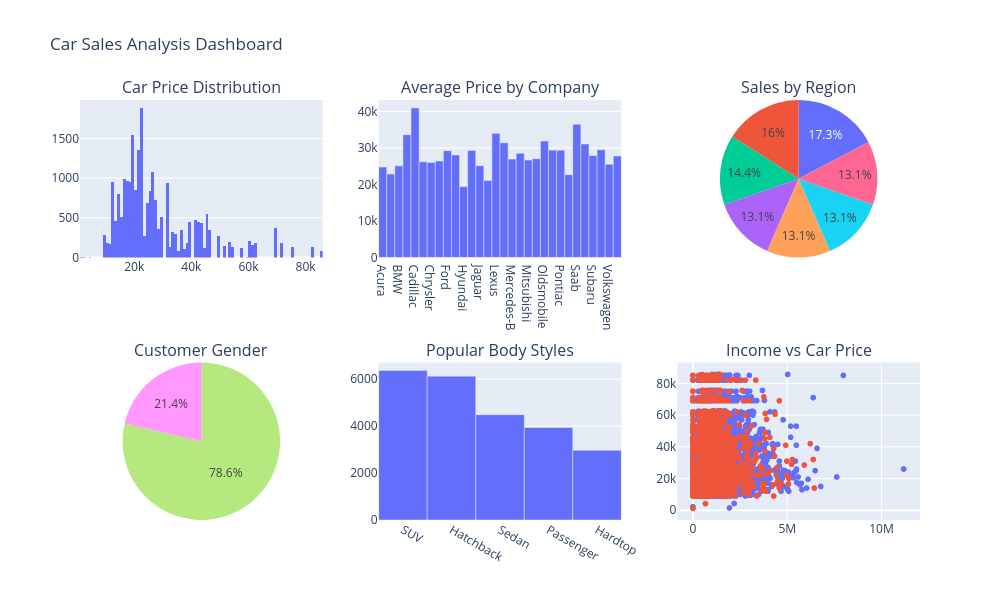

The code cell stored with this chart in its notebook:
### Markdown cell above
## 2.6 Dashboard Showing 6 Visuals

### Code cell
from plotly.subplots import make_subplots
import plotly.express as px

# Create dashboard layout
dashboard = make_subplots(
    rows=2,
    cols=3,
    specs=[
        [{"type":"xy"}, {"type":"xy"}, {"type":"domain"}],
        [{"type":"domain"}, {"type":"xy"}, {"type":"xy"}]
    ],
    subplot_titles=[
        "Car Price Distribution",
        "Average Price by Company",
        "Sales by Region",
        "Customer Gender",
        "Popular Body Styles",
        "Income vs Car Price"
    ]
)

# 1. Price Distribution (Histogram)
fig1 = px.histogram(df, x="Price ($)")

for trace in fig1.data:
    dashboard.add_trace(trace, row=1, col=1)


# 2. Average Price by Company (Bar)
company_price = df.groupby("Company")["Price ($)"].mean().reset_index()

fig2 = px.bar(
    company_price,
    x="Company",
    y="Price ($)"
)

for trace in fig2.data:
    dashboard.add_trace(trace, row=1, col=2)


# 3. Sales by Region (Pie)
fig3 = px.pie(
    df,
    names="Dealer_Region"
)

for trace in fig3.data:
    dashboard.add_trace(trace, row=1, col=3)


# 4. Customer Gender (Pie)
fig4 = px.pie(
    df,
    names="Gender"
)

for trace in fig4.data:
    dashboard.add_trace(trace, row=2, col=1)


# 5. Popular Body Styles (Bar)
body = df["Body Style"].value_counts().reset_index()
body.columns = ["Body Style", "Count"]

fig5 = px.bar(
    body,
    x="Body Style",
    y="Count"
)

for trace in fig5.data:
    dashboard.add_trace(trace, row=2, col=2)


# 6. Annual Income vs Price (Scatter)
fig6 = px.scatter(
    df,
    x="Annual Income",
    y="Price ($)",
    color="Gender"
)

for trace in fig6.data:
    dashboard.add_trace(trace, row=2, col=3)


# Dashboard settings
dashboard.update_layout(
    height=600,
    width=1000,
    title_text="Car Sales Analysis Dashboard",
    showlegend=False
)

dashboard.show()

### Figure 1 — Plotly figure (JSON) as saved in the notebook; plotly's stock layout.template omitted (floating-point values rounded to 4 significant figures; data arrays with more than 128 entries replaced by an {"elided": "..."} marker saying what was removed)
{"data": [{"bingroup": "x", "hovertemplate": "Price ($)=%{x}<br>count=%{y}<extra></extra>", "legendgroup": "", "marker": {"color": "#636efa", "pattern": {"shape": ""}}, "name": "", "orientation": "v", "showlegend": false, "type": "histogram", "x": {"elided": "23906 int values"}, "xaxis": "x", "yaxis": "y"}, {"hovertemplate": "Company=%{x}<br>Price ($)=%{y}<extra></extra>", "legendgroup": "", "marker": {"color": "#636efa", "pattern": {"shape": ""}}, "name": "", "orientation": "v", "showlegend": false, "textposition": "auto", "type": "bar", "x": ["Acura", "Audi", "BMW", "Buick", "Cadillac", "Chevrolet", "Chrysler", "Dodge", "Ford", "Honda", "Hyundai", "Infiniti", "Jaguar", "Jeep", "Lexus", "Lincoln", "Mercedes-B", "Mercury", "Mitsubishi", "Nissan", "Oldsmobile", "Plymouth", "Pontiac", "Porsche", "Saab", "Saturn", "Subaru", "Toyota", "Volkswagen", "Volvo"], "xaxis": "x2", "y": [24760.0, 22850.0, 25090.0, 33630.0, 40970.0, 26200.0, 26020.0, 26410.0, 29260.0, 28080.0, 19390.0, 29320.0, 25140.0, 21060.0, 34020.0, 31410.0, 26940.0, 28540.0, 26670.0, 27050.0, 31890.0, 29400.0, 29360.0, 22670.0, 36520.0, 31090.0, 27930.0, 29510.0, 25570.0, 27790.0], "yaxis": "y2"}, {"domain": {"x": [0.7111, 1], "y": [0.625, 1]}, "hovertemplate": "Dealer_Region=%{label}<extra></extra>", "labels": {"elided": "23906 str values"}, "legendgroup": "", "name": "", "showlegend": true, "type": "pie"}, {"domain": {"x": [0, 0.2889], "y": [0, 0.375]}, "hovertemplate": "Gender=%{label}<extra></extra>", "labels": {"elided": "23906 str values"}, "legendgroup": "", "name": "", "showlegend": true, "type": "pie"}, {"hovertemplate": "Body Style=%{x}<br>Count=%{y}<extra></extra>", "legendgroup": "", "marker": {"color": "#636efa", "pattern": {"shape": ""}}, "name": "", "orientation": "v", "showlegend": false, "textposition": "auto", "type": "bar", "x": ["SUV", "Hatchback", "Sedan", "Passenger", "Hardtop"], "xaxis": "x3", "y": [6374, 6128, 4488, 3945, 2971], "yaxis": "y3"}, {"hovertemplate": "Gender=Male<br>Annual Income=%{x}<br>Price ($)=%{y}<extra></extra>", "legendgroup": "Male", "marker": {"color": "#636efa", "symbol": "circle"}, "mode": "markers", "name": "Male", "showlegend": true, "type": "scattergl", "x": {"elided": "18798 int values"}, "xaxis": "x4", "y": {"elided": "18798 int values"}, "yaxis": "y4"}, {"hovertemplate": "Gender=Female<br>Annual Income=%{x}<br>Price ($)=%{y}<extra></extra>", "legendgroup": "Female", "marker": {"color": "#EF553B", "symbol": "circle"}, "mode": "markers", "name": "Female", "showlegend": true, "type": "scattergl", "x": {"elided": "5108 int values"}, "xaxis": "x4", "y": {"elided": "5108 int values"}, "yaxis": "y4"}], "layout": {"annotations": [{"font": {"size": 16}, "showarrow": false, "text": "Car Price Distribution", "x": 0.1444, "xanchor": "center", "xref": "paper", "y": 1, "yanchor": "bottom", "yref": "paper"}, {"font": {"size": 16}, "showarrow": false, "text": "Average Price by Company", "x": 0.5, "xanchor": "center", "xref": "paper", "y": 1, "yanchor": "bottom", "yref": "paper"}, {"font": {"size": 16}, "showarrow": false, "text": "Sales by Region", "x": 0.8556, "xanchor": "center", "xref": "paper", "y": 1, "yanchor": "bottom", "yref": "paper"}, {"font": {"size": 16}, "showarrow": false, "text": "Customer Gender", "x": 0.1444, "xanchor": "center", "xref": "paper", "y": 0.375, "yanchor": "bottom", "yref": "paper"}, {"font": {"size": 16}, "showarrow": false, "text": "Popular Body Styles", "x": 0.5, "xanchor": "center", "xref": "paper", "y": 0.375, "yanchor": "bottom", "yref": "paper"}, {"font": {"size": 16}, "showarrow": false, "text": "Income vs Car Price", "x": 0.8556, "xanchor": "center", "xref": "paper", "y": 0.375, "yanchor": "bottom", "yref": "paper"}], "height": 600, "showlegend": false, "title": {"text": "Car Sales Analysis Dashboard"}, "width": 1000, "xaxis": {"anchor": "y", "domain": [0, 0.2889]}, "xaxis2": {"anchor": "y2", "domain": [0.3556, 0.6444]}, "xaxis3": {"anchor": "y3", "domain": [0.3556, 0.6444]}, "xaxis4": {"anchor": "y4", "domain": [0.7111, 1]}, "yaxis": {"anchor": "x", "domain": [0.625, 1]}, "yaxis2": {"anchor": "x2", "domain": [0.625, 1]}, "yaxis3": {"anchor": "x3", "domain": [0, 0.375]}, "yaxis4": {"anchor": "x4", "domain": [0, 0.375]}}}
